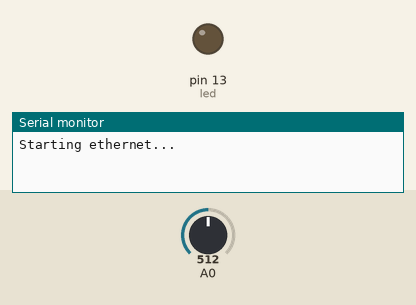
Simulated run of this sketch. Board: Arduino Uno, built for the host (arithmetic inside an expression is 32-bit, double 64-bit). Parts: output pins drawn as LEDs (lit = HIGH), the last lines printed to the serial monitor. The inputs (shaded band) are chosen by the test bench; at power-on: A0 = 512. WiFi joins after 1.5 s; servers stay silent unless stated.

Above: at 0.1 s.
At 1.6 s:
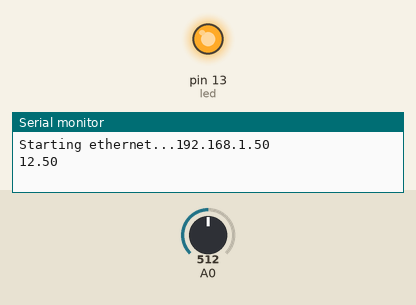
Timing chart, 0 to 3.1 s (numbered marks = the images above):
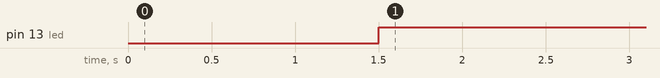

The sketch:

monitor_voltage.ino
```cpp
#include <Ethernet.h>

float R1=30000;
float R2=7500;
int led = 13;

byte mac[] = {
  0xDE, 0xAD, 0xBE, 0xEF, 0xFE, 0xED };
char serverName[] = {192,168,1,48};
int serverPort = 8080;
EthernetClient client;

void setup() {
  // put your setup code here, to run once:
  Serial.begin(9600);
  pinMode(led, OUTPUT);

// https://playground.arduino.cc/Code/WebClient/
  Serial.print(F("Starting ethernet..."));
  if(!Ethernet.begin(mac)) Serial.println(F("failed"));
  else Serial.println(Ethernet.localIP());
}

void loop() {
  // put your main code here, to run repeatedly:
  int sensorValue = analogRead(A0);
  //5 is max voltage, R is ohms resistance on arduino and 1024 is units
  float voltage = (5*sensorValue*(R1+R2))/(1024*R2);
//  Serial.println(voltage);
   if (voltage > 12) {
      Serial.println(voltage);
      digitalWrite(led,HIGH);
      if (client.connect("192.168.1.48", 8080)) {
        Serial.println("connected");
        client.println("POST /drwho HTTP/1.1");
        client.println("Host: 192.168.1.48");
        client.println("Content-Type: application/x-www-form-urlencoded");

        client.println("Connection: close");
        client.println("User-Agent: Arduino/1.0");
        client.println();

      } else {
        Serial.println("connection failed");
      }
    }

delay(200);

}
```

Measured:
- by itself, pin 13 (led): LOW → HIGH at 1.5 s
